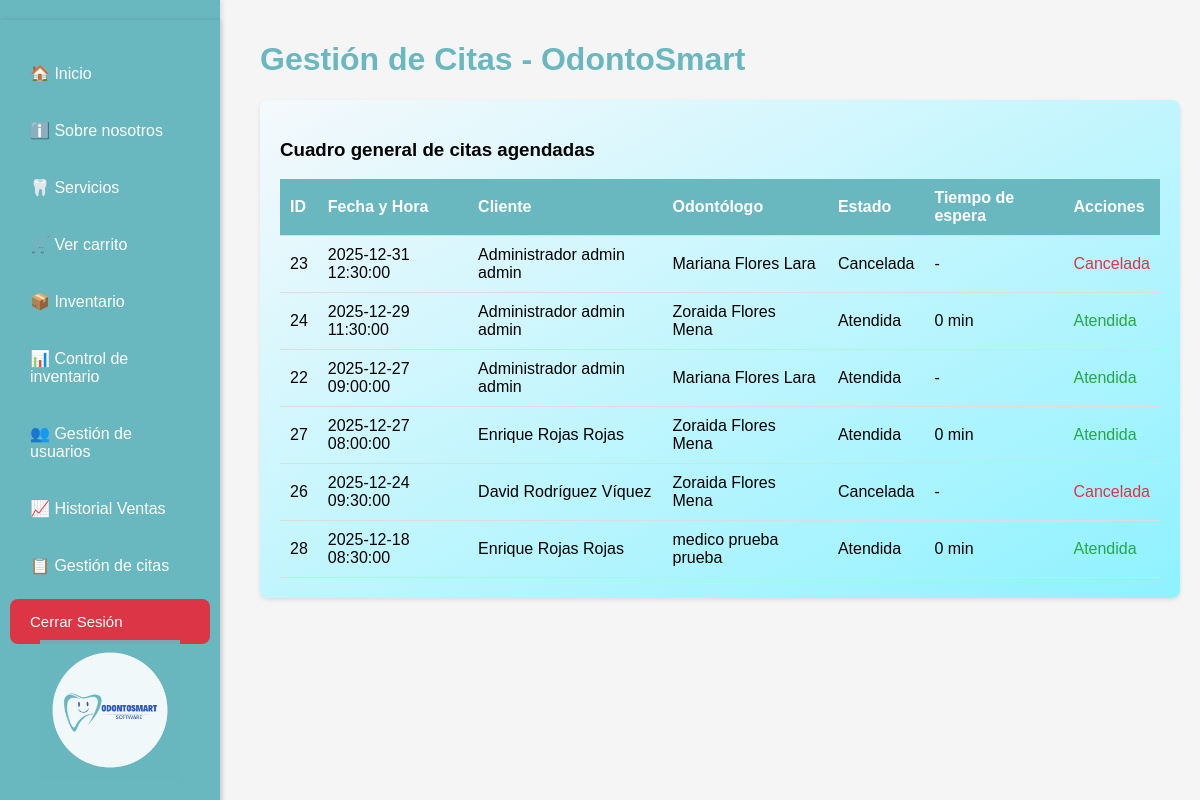
Page /modulos/citas/gestion_citas.php (signed in) on the committed database.
### tables this page shows
CREATE TABLE `citas` (
  `id_cita` int NOT NULL,
  `id_cliente` int NOT NULL,
  `id_odontologo` int NOT NULL,
  `fecha_cita` datetime NOT NULL,
  `estado` enum('pendiente','confirmada','cancelada','atendida') DEFAULT 'pendiente',
  `motivo` text
);

CREATE TABLE `atencion_cita` (
  `id_atencion` int NOT NULL,
  `id_cita` int NOT NULL,
  `hora_llegada` datetime DEFAULT NULL,
  `hora_inicio_atencion` datetime DEFAULT NULL,
  `hora_fin_atencion` datetime DEFAULT NULL,
  `observaciones` text,
  `requiere_control` tinyint(1) DEFAULT '0'
);

### modulos/citas/gestion_citas.php (the view, shortened to what this page needs)
<?php
require_once '../../config/conexion.php';
$idRolSesion = intval($_SESSION['user']['id_rol'] ?? 0);
$idOdontologoSesion = null;
if ($idRolSesion === 2 && $idOdontologoSesion !== null) {
    $sqlCitas = "
        SELECT
            c.id_cita,
            c.fecha_cita,
            c.estado,
            c.motivo,
            CONCAT(uCli.nombre, ' ', uCli.apellido1, ' ', COALESCE(uCli.apellido2,'')) AS nombre_cliente,
            CONCAT(uOdo.nombre, ' ', uOdo.apellido1, ' ', COALESCE(uOdo.apellido2,'')) AS nombre_odontologo,
            ac.hora_llegada,
            ac.hora_inicio_atencion,
            ac.hora_fin_atencion,
            ac.observaciones,
            ac.requiere_control
        FROM citas c
        INNER JOIN clientes cli
            ON cli.id_cliente = c.id_cliente
        INNER JOIN usuarios uCli
            ON uCli.id_usuario = cli.id_usuario
        INNER JOIN odontologos o
            ON o.id_odontologo = c.id_odontologo
        INNER JOIN usuarios uOdo
            ON uOdo.id_usuario = o.id_usuario
        LEFT JOIN atencion_cita ac
            ON ac.id_cita = c.id_cita
        WHERE c.id_odontologo = ?
        ORDER BY c.fecha_cita DESC
    ";
    $stmtCitas = $conn->prepare($sqlCitas);
    $stmtCitas->bind_param("i", $idOdontologoSesion);
    $stmtCitas->execute();
    $resCitas = $stmtCitas->get_result();
    $stmtCitas->close();
} else {
    $sqlCitas = "
        SELECT
            c.id_cita,
            c.fecha_cita,
            c.estado,
            c.motivo,
            CONCAT(uCli.nombre, ' ', uCli.apellido1, ' ', COALESCE(uCli.apellido2,'')) AS nombre_cliente,
            CONCAT(uOdo.nombre, ' ', uOdo.apellido1, ' ', COALESCE(uOdo.apellido2,'')) AS nombre_odontologo,
            ac.hora_llegada,
            ac.hora_inicio_atencion,
            ac.hora_fin_atencion,
            ac.observaciones,
            ac.requiere_control
        FROM citas c
        INNER JOIN clientes cli
            ON cli.id_cliente = c.id_cliente
        INNER JOIN usuarios uCli
            ON uCli.id_usuario = cli.id_usuario
        INNER JOIN odontologos o
            ON o.id_odontologo = c.id_odontologo
        INNER JOIN usuarios uOdo
            ON uOdo.id_usuario = o.id_usuario
        LEFT JOIN atencion_cita ac
            ON ac.id_cita = c.id_cita
        ORDER BY c.fecha_cita DESC
    ";
    $resCitas = $conn->query($sqlCitas);
}
?>
<!DOCTYPE html>
<html lang="es">
<head>
</head>
<body>
    <div class="navbar">
        <?php include('../../views/navbar.php'); ?>
        <img src="../../assets/img/odonto1.png" class="logo-navbar" alt="Logo OdontoSmart">
    </div>
    <div class="content">
        <h1 style="color:#69B7BF;">Gestión de Citas - OdontoSmart</h1>
        <div class="seccion">
            <h3>Cuadro general de citas agendadas</h3>
            <table>
                <thead>
                    <tr>
                        <th>ID</th>
                        <th>Fecha y Hora</th>
                        <th>Cliente</th>
                        <th>Odontólogo</th>
                        <th>Estado</th>
                        <th>Tiempo de espera</th>
                        <th>Acciones</th>
                    </tr>
                </thead>
                <tbody>
                <?php if ($resCitas && $resCitas->num_rows > 0): ?>
                    <?php while ($c = $resCitas->fetch_assoc()): ?>
                        <?php
                        $tiempoEsperaTexto = '-';
                        $fechaCita = new DateTime($c['fecha_cita']);
                        if (!empty($c['hora_llegada']) && empty($c['hora_inicio_atencion'])) {
                            $llegada = new DateTime($c['hora_llegada']);
                            $ahora   = new DateTime();
                            if ($ahora < $fechaCita) {
                                $diff = $ahora->diff($fechaCita);
                                $min  = $diff->h * 60 + $diff->i;
                                $tiempoEsperaTexto = 'Llega ' . $min . ' min antes';
                            } else {
                                $inicioEspera = ($llegada > $fechaCita) ? $llegada : $fechaCita;
                                $diff = $inicioEspera->diff($ahora);
                                $min  = $diff->h * 60 + $diff->i;
                                $tiempoEsperaTexto = $min . ' min';
                                if ($min > 60) {
                                    $alertaEspera = 'Tiempo máximo de espera superado. Informar al paciente que la cita previa fue más tardada.';
                                }
                            }
                        } elseif (!empty($c['hora_llegada']) && !empty($c['hora_inicio_atencion'])) {
                            $llegada = new DateTime($c['hora_llegada']);
                            $inicio  = new DateTime($c['hora_inicio_atencion']);
                            if ($inicio <= $fechaCita) {
                                $tiempoEsperaTexto = '0 min';
                            } else {
                                $inicioEspera = ($llegada > $fechaCita) ? $llegada : $fechaCita;
                                $diff = $inicioEspera->diff($inicio);
                                $min  = $diff->h * 60 + $diff->i;
                                $tiempoEsperaTexto = $min . ' min';
                            }
                        }
                        ?>
                        <tr>
                            <td><?php echo $c['id_cita']; ?></td>
                            <td><?php echo $c['fecha_cita']; ?></td>
                            <td><?php echo htmlspecialchars($c['nombre_cliente']); ?></td>
                            <td><?php echo htmlspecialchars($c['nombre_odontologo']); ?></td>
                            <td><?php echo ucfirst($c['estado']); ?></td>
                            <td>
                                <?php echo $tiempoEsperaTexto; ?>
                            </td>
                            <td>
                                <?php if ($c['estado'] !== 'cancelada' && $c['estado'] !== 'atendida'): ?>
                                    <?php if (empty($c['hora_llegada'])): ?>
                                        <form method="post" style="display:inline;">
                                            <input type="hidden" name="accion" value="registrar_llegada">
                                            <input type="hidden" name="id_cita" value="<?php echo $c['id_cita']; ?>">
                                            <button type="submit" class="btn btn-llegada">Registrar llegada</button>
                                        </form>
                                    <?php endif; ?>
                                    <?php if (!empty($c['hora_llegada']) && empty($c['hora_inicio_atencion'])): ?>
                                        <form method="post" style="display:inline;">
                                            <input type="hidden" name="accion" value="iniciar_atencion">
                                            <input type="hidden" name="id_cita" value="<?php echo $c['id_cita']; ?>">
                                            <button type="submit" class="btn btn-inicio">Iniciar atención</button>
                                        </form>
                                    <?php endif; ?>
                                    <?php if (!empty($c['hora_inicio_atencion']) && empty($c['hora_fin_atencion'])): ?>
                                        <form method="post" style="display:inline;">
                                            <input type="hidden" name="accion" value="finalizar_atencion">
                                            <input type="hidden" name="id_cita" value="<?php echo $c['id_cita']; ?>">
                                            <button type="submit" class="btn btn-fin">Finalizar atención</button>
                                        </form>
                                    <?php endif; ?>
                                    <a href="gestion_citas.php?id_cita=<?php echo $c['id_cita']; ?>" class="btn btn-atender">
                                        Resultado / Control
                                    </a>
                                    <form method="post" style="display:inline;" onsubmit="return confirm('¿Seguro que desea cancelar esta cita?');">
                                        <input type="hidden" name="accion" value="cancelar_cita">
                                        <input type="hidden" name="id_cita" value="<?php echo $c['id_cita']; ?>">
                                        <button type="submit" class="btn btn-cancelar">Cancelar</button>
                                    </form>
                                <?php else: ?>
                                    <?php if ($c['estado'] === 'cancelada'): ?>
                                        <span style="color:#dc3545;">Cancelada</span>
                                    <?php else: ?>
                                        <span style="color:#28a745;">Atendida</span>
                                    <?php endif; ?>
                                <?php endif; ?>
                            </td>
                        </tr>
                    <?php endwhile; ?>
                <?php else: ?>
                    <tr>
                        <td colspan="7">No hay citas registradas.</td>
                    </tr>
                <?php endif; ?>
                </tbody>
            </table>
        </div>
    </div>
</body>
</html>

### modulos/citas/gestion_citas.php (style rules this page uses)
body { font-family: Arial, sans-serif; margin: 0; padding: 0; background: #f5f5f5; }
.navbar { width: 220px; background-color: #69B7BF; height: 100vh; padding-top: 20px; position: fixed; box-shadow: 2px 0 5px rgba(0,0,0,0.1); transition: width 0.3s ease; }
.logo-navbar { position: absolute; bottom: 40px; left: 50%; transform: translateX(-50%); width: 140px; opacity: 0.9; }
.content { margin-left: 240px; padding: 20px; }
.seccion { background: linear-gradient(to bottom right, #f5f9fc, #8ef2ffff); padding: 20px; margin: 15px 0; border-radius: 8px; box-shadow: 0 2px 4px rgba(0,0,0,0.1); }
table { width: 100%; border-collapse: collapse; margin-top: 10px; }
th, td { padding: 10px; text-align: left; border-bottom: 1px solid #ddd; }
th { background: #69B7BF; color: #fff; }

### rows in the picture
citas: id_cita "23", fecha_cita "2025-12-31 12:30:00", nombre_cliente "Administrador admin admin", nombre_odontologo "Mariana Flores Lara", estado "Cancelada", tiempoEsperaTexto "-"
atencion_cita: id_cita.id_cita "24", id_cita.fecha_cita "2025-12-29 11:30:00", nombre_cliente "Administrador admin admin", nombre_odontologo "Zoraida Flores Mena", id_cita.estado "Atendida", hora_inicio_atencion.fecha_cita "0 min"
atencion_cita: id_cita.id_cita "22", id_cita.fecha_cita "2025-12-27 09:00:00", nombre_cliente "Administrador admin admin", nombre_odontologo "Mariana Flores Lara", id_cita.estado "Atendida", tiempoEsperaTexto "-"
atencion_cita: id_cita.id_cita "27", id_cita.fecha_cita "2025-12-27 08:00:00", nombre_cliente "Enrique Rojas Rojas", nombre_odontologo "Zoraida Flores Mena", id_cita.estado "Atendida", hora_inicio_atencion.fecha_cita "0 min"
citas: id_cita "26", fecha_cita "2025-12-24 09:30:00", nombre_cliente "David Rodríguez Víquez", nombre_odontologo "Zoraida Flores Mena", estado "Cancelada", tiempoEsperaTexto "-"
atencion_cita: id_cita.id_cita "28", id_cita.fecha_cita "2025-12-18 08:30:00", nombre_cliente "Enrique Rojas Rojas", nombre_odontologo "medico prueba prueba", id_cita.estado "Atendida", hora_inicio_atencion.fecha_cita "0 min"
